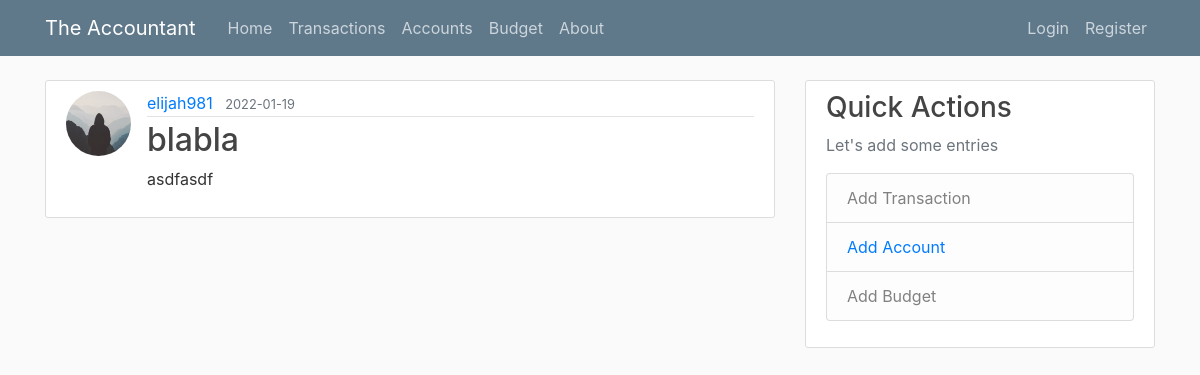
The page /post/28 on the database as committed earlier.
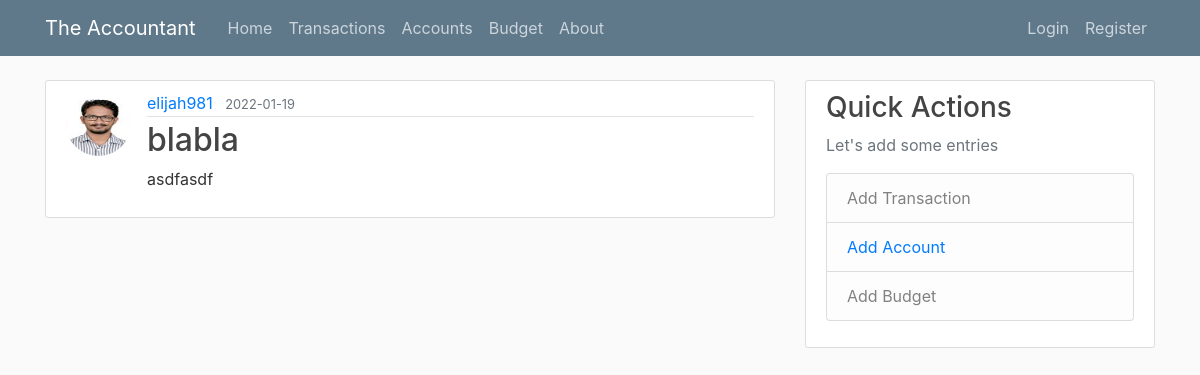
The same page on the database as committed later.
### website/models.py (models this page shows, shortened)
class User(db.Model, UserMixin):
    id = db.Column(db.Integer, primary_key=True)
    username = db.Column(db.String(20), unique=True, nullable=False)
    email = db.Column(db.String(120), unique=True, nullable=False)
    image_file = db.Column(db.String(20), nullable=False, default="default.jpg")
    password = db.Column(db.String(60), nullable=False)
    posts = db.relationship("Post", backref="author", lazy=True)  # to be removed
    accounts = db.relationship("Account", backref="acc_holder", lazy=True)

### website/routes.py (the view)
@app.route("/post/<int:post_id>")
def post(post_id):
    post = Post.query.get_or_404(post_id)
    return render_template("post.html", title=post.title, post=post)

### website/templates/post.html (shortened to what this page needs)
{% extends "layout.html" %}
{% block content %}
  <article class="media content-section">
    <img class="rounded-circle article-img" src="{{ url_for('static', filename='profile_pics/' + post.author.image_file) }}">
    <div class="media-body">
      <div class="article-metadata">
        <a class="mr-2" href="{{ url_for('user_posts', username=post.author.username) }}">{{ post.author.username }}</a>
        <small class="text-muted">{{ post.date_posted.strftime('%Y-%m-%d') }}</small>
      </div>
      <h2 class="article-title">{{ post.title }}</h2>
      <p class="article-content">{{ post.content }}</p>
    </div>
  </article>
{% endblock content %}

Rows that differ between the two databases and show on the page:
changed User "elijah981": image_file: picture added in place of a placeholder
